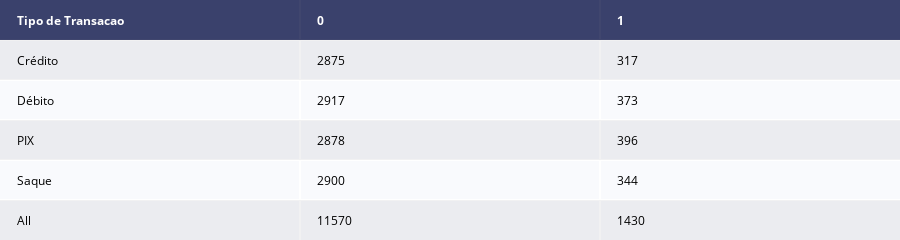

Here is the notebook cell this chart was saved with:
### Code cell
# Criando crosstab para saber em quais variaveis as transações falses aparece
# Tipo de transação
crosstab_transacao = pd.crosstab(df_transacoes['Tipo de Transacao'], df_transacoes['Classe'], margins=True)[lista_classe].reset_index()

# tabela de contigencia

tabela_transacao = ff.create_table(crosstab_transacao)
tabela_transacao.show()

### Figure 1 — Plotly figure (JSON) as saved in the notebook; plotly's stock layout.template omitted (floating-point values rounded to 4 significant figures)
{"data": [{"colorscale": [[0, "#00083e"], [0.5, "#ededee"], [1, "#ffffff"]], "hoverinfo": "none", "opacity": 0.75, "showscale": false, "type": "heatmap", "z": [[0, 0, 0], [0.5, 0.5, 0.5], [1, 1, 1], [0.5, 0.5, 0.5], [1, 1, 1], [0.5, 0.5, 0.5]]}], "layout": {"annotations": [{"align": "left", "font": {"color": "#ffffff"}, "showarrow": false, "text": "<b>Tipo de Transacao</b>", "x": -0.45, "xanchor": "left", "xref": "x", "y": 0, "yref": "y"}, {"align": "left", "font": {"color": "#ffffff"}, "showarrow": false, "text": "<b>0</b>", "x": 0.55, "xanchor": "left", "xref": "x", "y": 0, "yref": "y"}, {"align": "left", "font": {"color": "#ffffff"}, "showarrow": false, "text": "<b>1</b>", "x": 1.55, "xanchor": "left", "xref": "x", "y": 0, "yref": "y"}, {"align": "left", "font": {"color": "#000000"}, "showarrow": false, "text": "Crédito", "x": -0.45, "xanchor": "left", "xref": "x", "y": 1, "yref": "y"}, {"align": "left", "font": {"color": "#000000"}, "showarrow": false, "text": "2875", "x": 0.55, "xanchor": "left", "xref": "x", "y": 1, "yref": "y"}, {"align": "left", "font": {"color": "#000000"}, "showarrow": false, "text": "317", "x": 1.55, "xanchor": "left", "xref": "x", "y": 1, "yref": "y"}, {"align": "left", "font": {"color": "#000000"}, "showarrow": false, "text": "Débito", "x": -0.45, "xanchor": "left", "xref": "x", "y": 2, "yref": "y"}, {"align": "left", "font": {"color": "#000000"}, "showarrow": false, "text": "2917", "x": 0.55, "xanchor": "left", "xref": "x", "y": 2, "yref": "y"}, {"align": "left", "font": {"color": "#000000"}, "showarrow": false, "text": "373", "x": 1.55, "xanchor": "left", "xref": "x", "y": 2, "yref": "y"}, {"align": "left", "font": {"color": "#000000"}, "showarrow": false, "text": "PIX", "x": -0.45, "xanchor": "left", "xref": "x", "y": 3, "yref": "y"}, {"align": "left", "font": {"color": "#000000"}, "showarrow": false, "text": "2878", "x": 0.55, "xanchor": "left", "xref": "x", "y": 3, "yref": "y"}, {"align": "left", "font": {"color": "#000000"}, "showarrow": false, "text": "396", "x": 1.55, "xanchor": "left", "xref": "x", "y": 3, "yref": "y"}, {"align": "left", "font": {"color": "#000000"}, "showarrow": false, "text": "Saque", "x": -0.45, "xanchor": "left", "xref": "x", "y": 4, "yref": "y"}, {"align": "left", "font": {"color": "#000000"}, "showarrow": false, "text": "2900", "x": 0.55, "xanchor": "left", "xref": "x", "y": 4, "yref": "y"}, {"align": "left", "font": {"color": "#000000"}, "showarrow": false, "text": "344", "x": 1.55, "xanchor": "left", "xref": "x", "y": 4, "yref": "y"}, {"align": "left", "font": {"color": "#000000"}, "showarrow": false, "text": "All", "x": -0.45, "xanchor": "left", "xref": "x", "y": 5, "yref": "y"}, {"align": "left", "font": {"color": "#000000"}, "showarrow": false, "text": "11570", "x": 0.55, "xanchor": "left", "xref": "x", "y": 5, "yref": "y"}, {"align": "left", "font": {"color": "#000000"}, "showarrow": false, "text": "1430", "x": 1.55, "xanchor": "left", "xref": "x", "y": 5, "yref": "y"}], "height": 230, "margin": {"b": 0, "l": 0, "r": 0, "t": 0}, "xaxis": {"dtick": 1, "gridwidth": 2, "showticklabels": false, "tick0": -0.5, "ticks": "", "zeroline": false}, "yaxis": {"autorange": "reversed", "dtick": 1, "gridwidth": 2, "showticklabels": false, "tick0": 0.5, "ticks": "", "zeroline": false}}}
